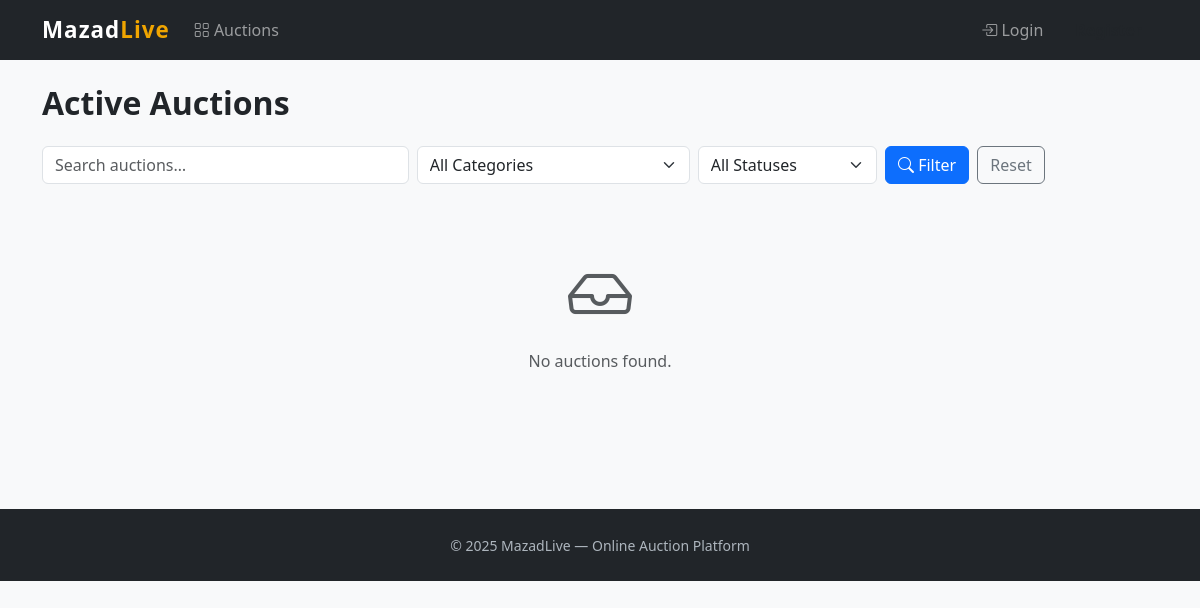
The app's page /, older data.
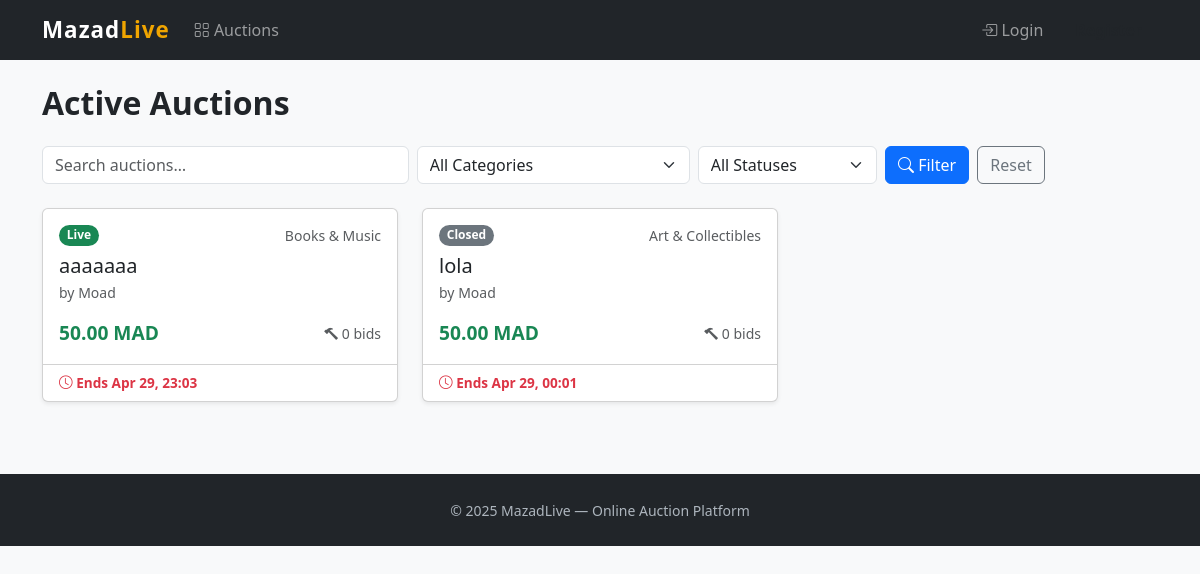
The same page, newer data.
### auctions/models.py (models this page shows, shortened)
class Auction(models.Model):
    STATUS_SCHEDULED = 'SCHEDULED'
    STATUS_LIVE = 'LIVE'
    STATUS_CLOSED = 'CLOSED'
    STATUS_CHOICES = [
        (STATUS_SCHEDULED, 'Scheduled'),
        (STATUS_LIVE, 'Live'),
        (STATUS_CLOSED, 'Closed'),
    ]
    seller = models.ForeignKey(
        settings.AUTH_USER_MODEL,
        on_delete=models.CASCADE,
        related_name='auctions',
    )
    title = models.CharField(max_length=300)
    description = models.TextField(blank=True)
    category = models.ForeignKey(
        Category,
        on_delete=models.PROTECT,
        related_name='auctions',
    )
    starting_price = models.DecimalField(
        max_digits=12,
        decimal_places=2,
        validators=[MinValueValidator(Decimal('0.01'))],
    )
    reserve_price = models.DecimalField(
        max_digits=12,
        decimal_places=2,
        validators=[MinValueValidator(Decimal('0.00'))],
        null=True,
        blank=True,
    )
    start_time = models.DateTimeField()
    end_time = models.DateTimeField()
    status = models.CharField(
        max_length=20,
        choices=STATUS_CHOICES,
        default=STATUS_SCHEDULED,
    )
    current_price = models.DecimalField(
        max_digits=12,
        decimal_places=2,
        default=Decimal('0.00'),
    )
    winner = models.ForeignKey(
        settings.AUTH_USER_MODEL,
        on_delete=models.SET_NULL,
        related_name='won_auctions',
        null=True,
        blank=True,
    )
    created_at = models.DateTimeField(auto_now_add=True)
    updated_at = models.DateTimeField(auto_now=True)
    class Meta:
        ordering = ['-created_at']
        indexes = [
            models.Index(fields=['status', 'end_time']),
        ]
    def save(self, *args, **kwargs):
        if self.current_price is None or self.current_price == Decimal('0.00'):
            if self.starting_price is not None:
                self.current_price = self.starting_price
        return super().save(*args, **kwargs)

class Category(models.Model):
    name = models.CharField(max_length=120, unique=True)
    slug = models.SlugField(max_length=140, unique=True, blank=True)
    class Meta:
        ordering = ['name']

### auctions/template_views.py (the view)
# urls.py: 2. Add a URL to urlpatterns:  path('', views.home, name='home')
def home(request):
    refresh_auction_statuses()
    qs = Auction.objects.select_related('seller', 'category').annotate(bid_count=Count('bids'))
    status_filter = request.GET.get('status', '').upper()
    category_slug = request.GET.get('category', '')
    query = request.GET.get('q', '')
    if status_filter:
        qs = qs.filter(status=status_filter)
    if category_slug:
        qs = qs.filter(category__slug=category_slug)
    if query:
        qs = qs.filter(Q(title__icontains=query) | Q(description__icontains=query))
    from django.core.paginator import Paginator
    paginator = Paginator(qs, 12)
    page_obj = paginator.get_page(request.GET.get('page'))
    return render(request, 'auctions/home.html', {
        'auctions': page_obj,
        'page_obj': page_obj,
        'is_paginated': paginator.num_pages > 1,
        'categories': Category.objects.all(),
    })

### auctions/template_views.py (called while the page is built)
def refresh_auction_statuses():
    now = timezone.now()
    Auction.objects.filter(
        status=Auction.STATUS_SCHEDULED,
        start_time__lte=now,
    ).update(status=Auction.STATUS_LIVE)
    for auction in Auction.objects.filter(status=Auction.STATUS_LIVE, end_time__lte=now):
        top_bid = auction.bids.order_by('-amount').first()
        auction.status = Auction.STATUS_CLOSED
        auction.winner = top_bid.bidder if top_bid else None
        auction.save(update_fields=['status', 'winner', 'updated_at'])

### auctions/templates/auctions/home.html (shortened to what this page needs)
{% extends "auctions/base.html" %}
{% block content %}
<div class="row mb-4 align-items-center">
  <div class="col">
    <h2 class="fw-bold mb-0">Active Auctions</h2>
  </div>
</div>
<form method="get" class="row g-2 mb-4">
  <div class="col-sm-4">
    <input type="text" name="q" class="form-control" placeholder="Search auctions…" value="{{ request.GET.q }}">
  </div>
  <div class="col-sm-3">
    <select name="category" class="form-select">
      <option value="">All Categories</option>
    </select>
  </div>
  <div class="col-sm-2">
    <select name="status" class="form-select">
      <option value="" {% if not request.GET.status %}selected{% endif %}>All Statuses</option>
    </select>
  </div>
  <div class="col-sm-auto">
    <button class="btn btn-primary" type="submit"><i class="bi bi-search"></i> Filter</button>
    <a href="/" class="btn btn-outline-secondary ms-1">Reset</a>
  </div>
</form>
{% if auctions %}
<div class="row row-cols-1 row-cols-sm-2 row-cols-lg-3 g-4">
  {% for auction in auctions %}
  <div class="col">
    <div class="card h-100 auction-card shadow-sm">
      <div class="card-body">
        <div class="d-flex justify-content-between mb-2">
          <span class="badge badge-{{ auction.status|lower }} rounded-pill">{{ auction.get_status_display }}</span>
          <small class="text-muted">{{ auction.category.name }}</small>
        </div>
        <h5 class="card-title mb-1">
          <a href="/auctions/{{ auction.pk }}/" class="text-decoration-none text-dark stretched-link">
            {{ auction.title }}
          </a>
        </h5>
        <p class="text-muted small mb-3">by {{ auction.seller.username }}</p>
        <div class="d-flex justify-content-between align-items-center">
          <span class="price-tag">{{ auction.current_price }} MAD</span>
          <span class="text-muted small"><i class="bi bi-hammer"></i> {{ auction.bid_count }} bid{{ auction.bid_count|pluralize }}</span>
        </div>
      </div>
      <div class="card-footer bg-transparent d-flex justify-content-between align-items-center">
        <small class="countdown">
          <i class="bi bi-clock"></i>
          Ends {{ auction.end_time|date:"M d, H:i" }}
        </small>
      </div>
    </div>
  </div>
  {% endfor %}
</div>
{% else %}
<div class="text-center py-5 text-muted">
  <i class="bi bi-inbox display-3"></i>
  <p class="mt-3">No auctions found.</p>
</div>
{% endif %}
{% endblock %}

### auctions/templates/auctions/base.html (shortened to what this page needs)
<!DOCTYPE html>
<html lang="en">
<head>
  <link href="https://cdn.jsdelivr.net/npm/bootstrap@5.3.3/dist/css/bootstrap.min.css" rel="stylesheet" />
  <link href="https://cdn.jsdelivr.net/npm/bootstrap-icons@1.11.3/font/bootstrap-icons.min.css" rel="stylesheet" />
</head>
<body>
<nav class="navbar navbar-expand-lg navbar-dark bg-dark">
  <div class="container">
    <a class="navbar-brand" href="/">Mazad<span>Live</span></a>
    <div class="collapse navbar-collapse" id="navMenu">
      <ul class="navbar-nav me-auto">
        <li class="nav-item"><a class="nav-link" href="/"><i class="bi bi-grid"></i> Auctions</a></li>
      </ul>
      <ul class="navbar-nav ms-auto">
        {% if user.is_authenticated %}
        <li class="nav-item dropdown">
          <a class="nav-link dropdown-toggle" href="#" data-bs-toggle="dropdown">
            <i class="bi bi-person-circle"></i> {{ user.username }}
          </a>
          <ul class="dropdown-menu dropdown-menu-end">
            <li><a class="dropdown-item" href="/won/"><i class="bi bi-trophy"></i> Won Auctions</a></li>
            <li><hr class="dropdown-divider"></li>
            <li>
              <form method="post" action="/logout/">
                {% csrf_token %}
                <button class="dropdown-item text-danger" type="submit"><i class="bi bi-box-arrow-right"></i> Logout</button>
              </form>
            </li>
          </ul>
        </li>
        {% else %}
        <li class="nav-item"><a class="nav-link" href="/login/"><i class="bi bi-box-arrow-in-right"></i> Login</a></li>
        <li class="nav-item"><a class="nav-link btn btn-warning text-dark px-3 ms-2 fw-bold" href="/register/">Register</a></li>
        {% endif %}
      </ul>
    </div>
  </div>
</nav>
<main class="container py-4">
  {% block content %}{% endblock %}
</main>
<footer class="py-4 mt-5">
  <div class="container text-center">
    <small>&copy; 2025 MazadLive &mdash; Online Auction Platform</small>
  </div>
</footer>
</body>
</html>

### auctions/templates/auctions/base.html (style rules this page uses)
body { background: #f8f9fa; }
.navbar-brand { font-weight: 700; letter-spacing: 1px; font-size: 1.4rem; }
.navbar-brand span { color: #f0a500; }
.auction-card { transition: transform .15s, box-shadow .15s; }
.badge-live { background: #198754; }
.badge-closed { background: #6c757d; }
.price-tag { font-size: 1.2rem; font-weight: 700; color: #198754; }
.countdown { font-size: .85rem; color: #dc3545; font-weight: 600; }
footer { background: #212529; color: #adb5bd; }

Row changes from the older to the newer data that the page shows:
added Auction: status "Live", category.name "Books & Music", title "aaaaaaa", seller.username "Moad", current_price "50.00", bid_count "0", end_time "Apr 29, 23:03"
added Auction: status "Closed", category.name "Art & Collectibles", title "lola", seller.username "Moad", current_price "50.00", bid_count "0", end_time "Apr 29, 00:01"
Text that changed along with them:
text no longer shown: "No auctions found."
